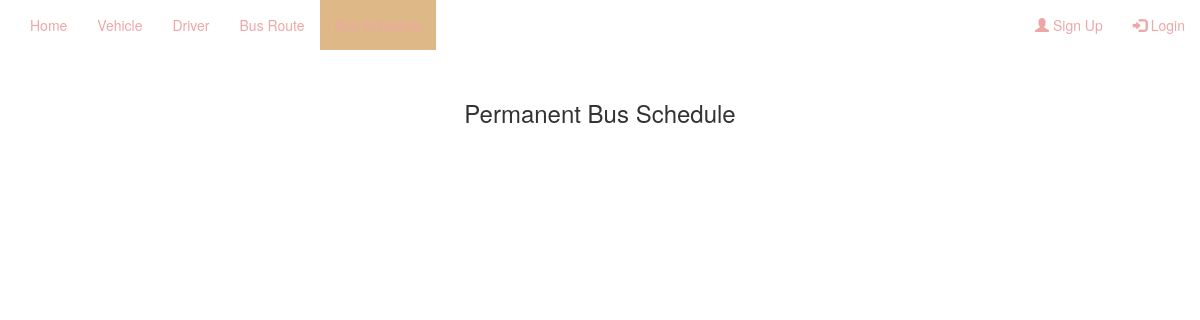
/schedule.php, run on an earlier commit of the app's database.
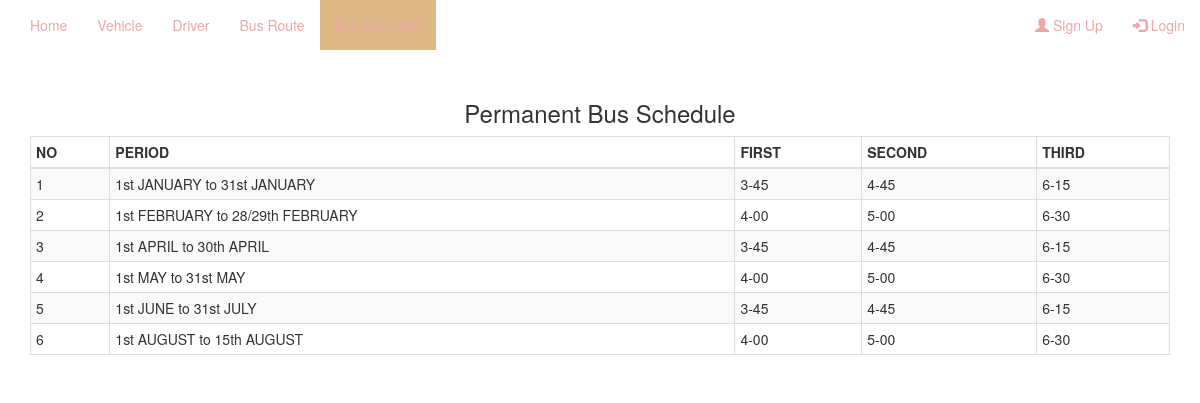
And on a later commit of the database.
### tables this page shows
CREATE TABLE `schedule` (
  `id` int(11) NOT NULL,
  `period` varchar(255) NOT NULL,
  `first` varchar(55) NOT NULL,
  `second` varchar(55) NOT NULL,
  `third` varchar(55) NOT NULL
);

### schedule.php (the view, shortened to what this page needs)
<?php
$connection = mysqli_connect("localhost", "root", "", "transport_management");
$sql = "SELECT * FROM `schedule`";
$res = mysqli_query($connection, $sql);
?>
<!DOCTYPE html>
<html lang="en">
<head>
<link href="http://maxcdn.bootstrapcdn.com/bootstrap/3.2.0/css/bootstrap.min.css" rel="stylesheet">
<link rel="stylesheet" href="http://cdn.datatables.net/1.10.2/css/jquery.dataTables.min.css">
<link rel="stylesheet" href="style.css">
</head>
<body style="margin:80px auto">
<?php include 'navbar.php';?>
<div class="container foo">
<div class="row header" style="text-align:center">
<h3>Permanent Bus Schedule</h3>
</div>
<?php
      if (mysqli_num_rows($res) > 0) { ?>
<table id="myTable" class="table table-bordered table-striped table-hover table-condensed" >
<thead>
          <tr>
            <th>NO</th>
            <th>PERIOD</th>
            <th>FIRST</th>
            <th>SECOND</th>
            <th>THIRD</th>
          </tr>
        </thead>
       <tbody>
       <?php while ($row = mysqli_fetch_assoc($res)) {?>
          <tr>
          <td><?php echo $row["id"]; ?></td>
                <td><?php echo $row["period"] ?></td>
                <td><?php echo $row["first"] ?></td>
                <td><?php echo $row["second"] ?></td>
                <td><?php echo $row["third"] ?></td>
                <?php }
        } ?>
          </tr>
        </tbody>
</table>
	  </div>
</body>
</html>

What changed in the data, as far as the page shows it:
added schedule: id "1", period "1st JANUARY to 31st JANUARY", first "3-45", second "4-45", third "6-15"
added schedule: id "2", period "1st FEBRUARY to 28/29th FEBRUARY", first "4-00", second "5-00", third "6-30"
added schedule: id "3", period "1st APRIL to 30th APRIL", first "3-45", second "4-45", third "6-15"
added schedule: id "4", period "1st MAY to 31st MAY", first "4-00", second "5-00", third "6-30"
added schedule: id "5", period "1st JUNE to 31st JULY", first "3-45", second "4-45", third "6-15"
added schedule: id "6", period "1st AUGUST to 15th AUGUST", first "4-00", second "5-00", third "6-30"
Also different on the page:
text now shown: "NO PERIOD FIRST SECOND THIRD"
